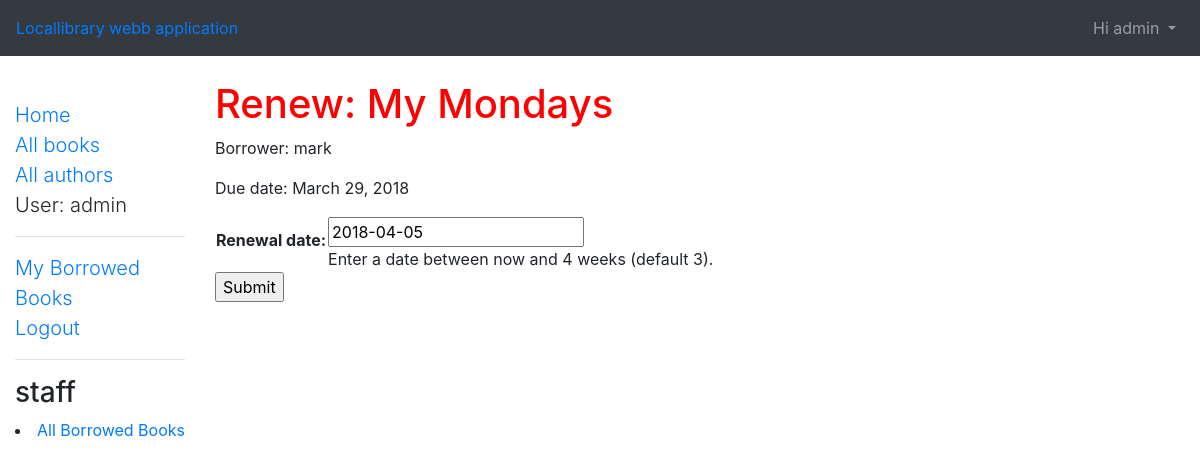
/catalog/book/7f701aa3-6c2d-4bb9-b8ab-5d7f9cd22bca/renew/ (signed in), run on an earlier commit of the app's database.
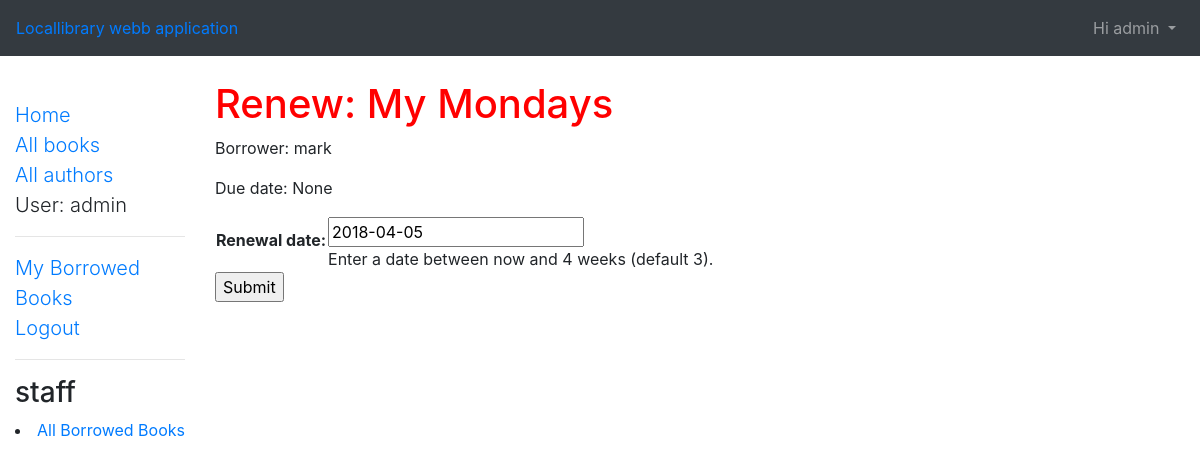
And on a later commit of the database.
### catalog/models.py (models this page shows, shortened)
class BookInstance(models.Model):
    id = models.UUIDField(primary_key=True, default=uuid.uuid4, help_text="Unique ID for this particular book across whole library")
    book = models.ForeignKey('Book', on_delete=models.SET_NULL, null=True)
    imprint = models.CharField(max_length=200)
    due_back = models.DateField(null=True, blank=True)
    borrower=models.ForeignKey(User,on_delete=models.SET_NULL, null=True,blank=True)
    LOAN_STATUS = (
        ('m', 'Maintenance'),
        ('o', 'On loan'),
        ('a', 'Available'),
        ('r', 'Reserved'),
    )
    status = models.CharField(max_length=1, choices=LOAN_STATUS, blank=True, default='m', help_text='Book availability')
    @property
    def is_overdue(self):
        if self.due_back and date.today() > self.due_back:
            return True
        return False
    class Meta:
        ordering = ["due_back"]
        permissions = (("can_mark_returned", "Set book as returned"),)

class Book(models.Model):
    title = models.CharField(max_length=200)
    author = models.ForeignKey('Author', on_delete=models.SET_NULL, null=True)
    summary = models.TextField(max_length=1000, help_text='Enter a brief description of the book')
    isbn = models.CharField('ISBN',max_length=13, help_text='13 Character <a href="https://www.isbn-international.org/content/what-isbn">ISBN number</a>')
    genre = models.ManyToManyField(Genre, help_text='Select a genre for this book')
    book_language = models.ManyToManyField(Language, help_text='Select a language for this book')
    def display_genre(self):
        """
        Creates a string for the Genre. This is required to display genre in Admin.
        """
        return ', '.join([ genre.genre_name for genre in self.genre.all()[:4] ])
    display_genre.short_description = 'Genre'

### catalog/views.py (the view)
# urls.py: path('book/<uuid:pk>/renew/', views.renew_book_librarian, name='renew-book-librarian'),
@permission_required('catalog.can_mark_returned')
def renew_book_librarian(request,pk):
    book_inst=get_object_or_404(BookInstance, pk = pk)
    if request.method == 'POST':
        form = RenewBookForm(request.POST)
        if form.is_valid():
            book_inst.due_back = form.cleaned_data['renewal_date']
            book_inst.save()
            return HttpResponseRedirect(reverse('catalog:all-borrowed') )
    else:
        proposed_renewal_date = datetime.date.today() + datetime.timedelta(weeks=3)
        form = RenewBookForm(initial={'renewal_date': proposed_renewal_date,})
    return render(request, 'catalog/book_renew_librarian.html', {'form': form, 'bookinst':book_inst})

### catalog/forms.py (shortened to what this page needs)
class RenewBookForm(forms.Form):
    renewal_date=forms.DateField(help_text="Enter a date between now and 4 weeks (default 3).")

### catalog/templates/catalog/book_renew_librarian.html (shortened to what this page needs)
{% extends "catalog/base_template.html" %}
{% block content %}
    <h1>Renew: {{bookinst.book.title}}</h1>
    <p>Borrower: {{bookinst.borrower}}</p>
    <p{% if bookinst.is_overdue %} class="text-danger"{% endif %}>Due date: {{bookinst.due_back}}</p>
    <form action="" method="post">
        <table>
        {{ form }}
        </table>
        <input class="btn-default" type="submit" value="Submit" />
    </form>
{% endblock %}

What changed in the data, as far as the page shows it:
changed BookInstance "My Mondays": due_back "March 29, 2018" → "None"
